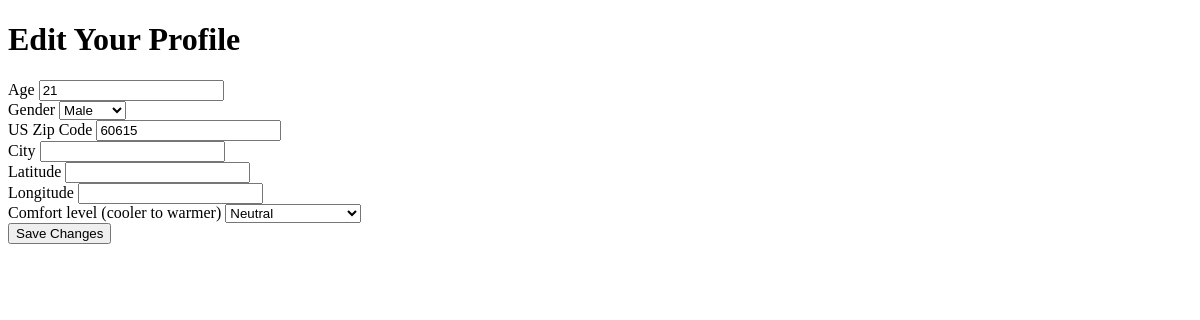
The page /edit_profile (signed in) on the database as committed earlier.
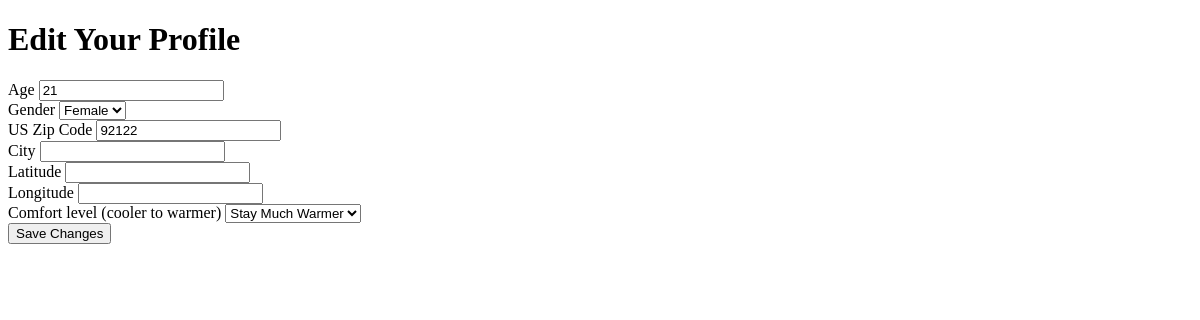
The same page on the database as committed later.
### models.py (models this page shows, shortened)
class Profile(db.Model):
    id = db.Column(db.Integer, primary_key = True) # set user id to be primary key
    age = db.Column(db.Integer, nullable = False)
    gender = db.Column(db.String(20), nullable = False)
    location_zip = db.Column(db.String(10), nullable=True)
    location_city = db.Column(db.String(100), nullable=True)
    location_latitude = db.Column(db.String, nullable=True)
    location_longitude = db.Column(db.String, nullable=True)
    comfort_level = db.Column(db.Integer, nullable = False)
    user_id = db.Column(db.Integer, db.ForeignKey('user.id'), nullable = False)

### main.py (the view, shortened to what this page needs)
@app.route('/edit_profile', methods=['GET', 'POST'])
@login_required
def edit_profile():
    form = UserProfileForm(obj=current_user.profile)
    return render_template('edit_profile.html', form=form)

### forms.py (shortened to what this page needs)
class UserProfileForm(FlaskForm):
    age = IntegerField('Age', validators=[DataRequired()])
    gender = SelectField('Gender', choices=[('Male', 'Male'), ('Female', 'Female'), ('Other', 'Other')], validators=[DataRequired()])
    location_zip = StringField('US Zip Code', validators=[Optional()])
    location_city = StringField('City', validators=[Optional()])
    location_latitude = StringField('Latitude', validators=[Optional()])
    location_longitude = StringField('Longitude', validators=[Optional()])
    comfort_level = SelectField('Comfort level (cooler to warmer)', choices=[
        (-2, 'Stay Much Cooler'),
        (-1, 'Stay Cooler'),
        (0, 'Neutral'),
        (1, 'Stay Warmer'),
        (2, 'Stay Much Warmer')
    ], default=0, validators=[DataRequired()])
    submit = SubmitField('Save Profile')

### main.py (called while the page is built)
@app.before_request
def setup():
        db.create_all()
        populate_sample_data()

@login_manager.user_loader
def load_user(user_id):
    return User.query.get(int(user_id))

### templates/edit_profile.html (shortened to what this page needs)
<!DOCTYPE html>
<html lang="en">
<head>
</head>
<body>
    <h1>Edit Your Profile</h1>
    <form method="POST">
        <div>{{ form.age.label }} {{ form.age() }}</div>
        <div>{{ form.gender.label }} {{ form.gender() }}</div>
        <div>{{ form.location_zip.label }} {{ form.location_zip() }}</div>
        <div>{{ form.location_city.label }} {{ form.location_city() }}</div>
        <div>{{ form.location_latitude.label }} {{ form.location_latitude() }}</div>
        <div>{{ form.location_longitude.label }} {{ form.location_longitude() }}</div>
        <div>{{ form.comfort_level.label }} {{ form.comfort_level() }}</div>
        <div><button type="submit">Save Changes</button></div>
    </form>
</body>
</html>

Rows that differ between the two databases and show on the page:
changed Profile: gender "Male" → "Female"; location_zip "60615" → "92122"; comfort_level "Neutral" → "Stay Much Warmer"
